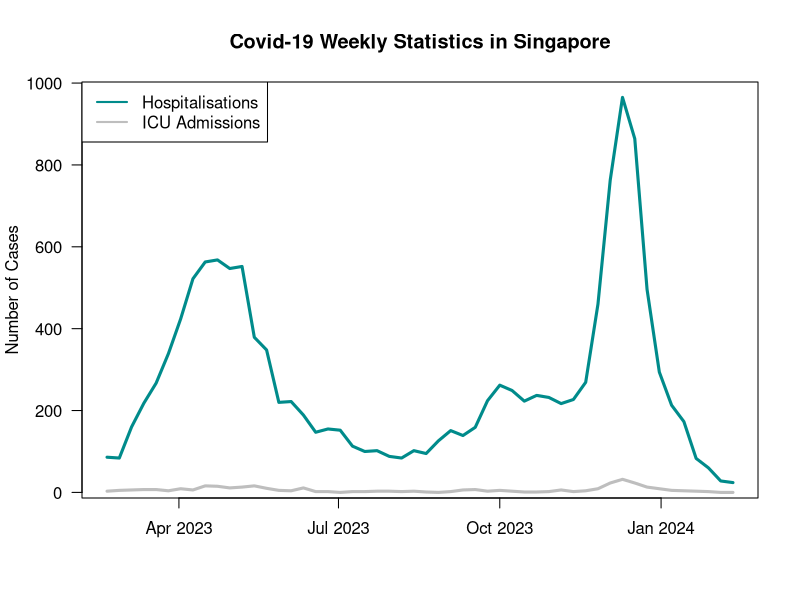
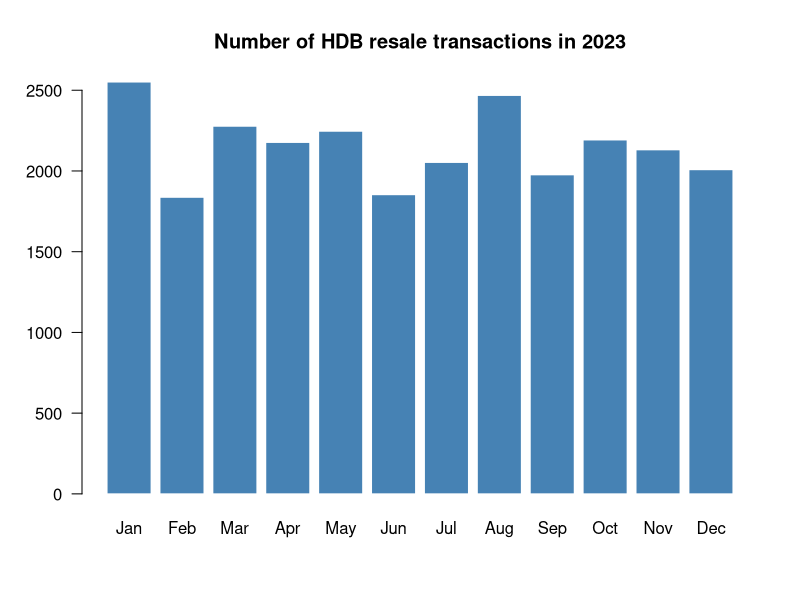

The R source for these figures, in order:
## ---- chunk 1
knitr::opts_chunk$set(echo = TRUE)
library(tidyverse)
library(lubridate)
library(stringr)
library(readxl)
## ---- chunk 2
xl = read_excel('../data/qn1.xlsx')
xl2 = read_excel('../data/qn1.xlsx', sheet = 2)
qn1_1 = xl %>% left_join(xl2, by = c('epi_week' = 'week'))
qn1_1 = qn1_1 %>% pivot_wider(names_from = 'new_admission_type', values_from = 'count')
str(qn1_1)

## ---- chunk 3
plot(qn1_1$date, qn1_1$Hospitalised, type = 'l', lwd = 3, col = 'darkcyan', ylab = 'Number of Cases', las = 1, xlab = '',
     main = 'Covid-19 Weekly Statistics in Singapore')
lines(qn1_1$date, qn1_1$ICU, type = 'l', lwd = 3, col = 'gray')
legend('topleft', legend = c('Hospitalisations', 'ICU Admissions'), lty = 1, lwd = 2, col = c('darkcyan','gray'))

## ---- chunk 4
qn1_3 = qn1_1 %>% mutate(prevCount = lag(Count,1)) %>%
  mutate(weekly_growth = round((100*(Count-prevCount)/prevCount),2)) %>%
  select(-c(4:6))
qn1_3 = qn1_3[-1,]
head(qn1_3,6)
## ---- chunk 5
qn2_1 = read_csv('../data/qn2.csv')
qn2_1 = qn2_1 %>% mutate(month = ym(month),town = factor(town), flat_type = factor(flat_type))
glimpse(qn2_1)
## ---- chunk 6
qn2_2 = qn2_1 %>% filter(month == '2024-01-01') %>%
  count(town, wt = median(resale_price/floor_area_sqm)) %>% ungroup() %>%
  slice_max(n, n=3) %>%
  mutate(n = round(n,2))
## ---- chunk 7
dat = qn2_1 %>% filter(month >= '2023-01-01' & month <= '2023-12-01')
dat2 = dat %>% count(month)
dat3 = dat %>% count() %>% mutate(n = n/12)
names = c('Jan','Feb','Mar', 'Apr', 'May', 'Jun', 'Jul','Aug','Sep','Oct','Nov','Dec')
dat4 = dat2 %>% mutate(avg = dat3$n)


barplot(dat2$n, names.arg = c('Jan','Feb','Mar', 'Apr', 'May', 'Jun', 'Jul','Aug','Sep','Oct','Nov','Dec'), border = FALSE,
        col = 'steelblue', las = 1, main = 'Number of HDB resale transactions in 2023',)
#lines(dat4$month, dat4$n, col = 'gray', lwd = 3)
